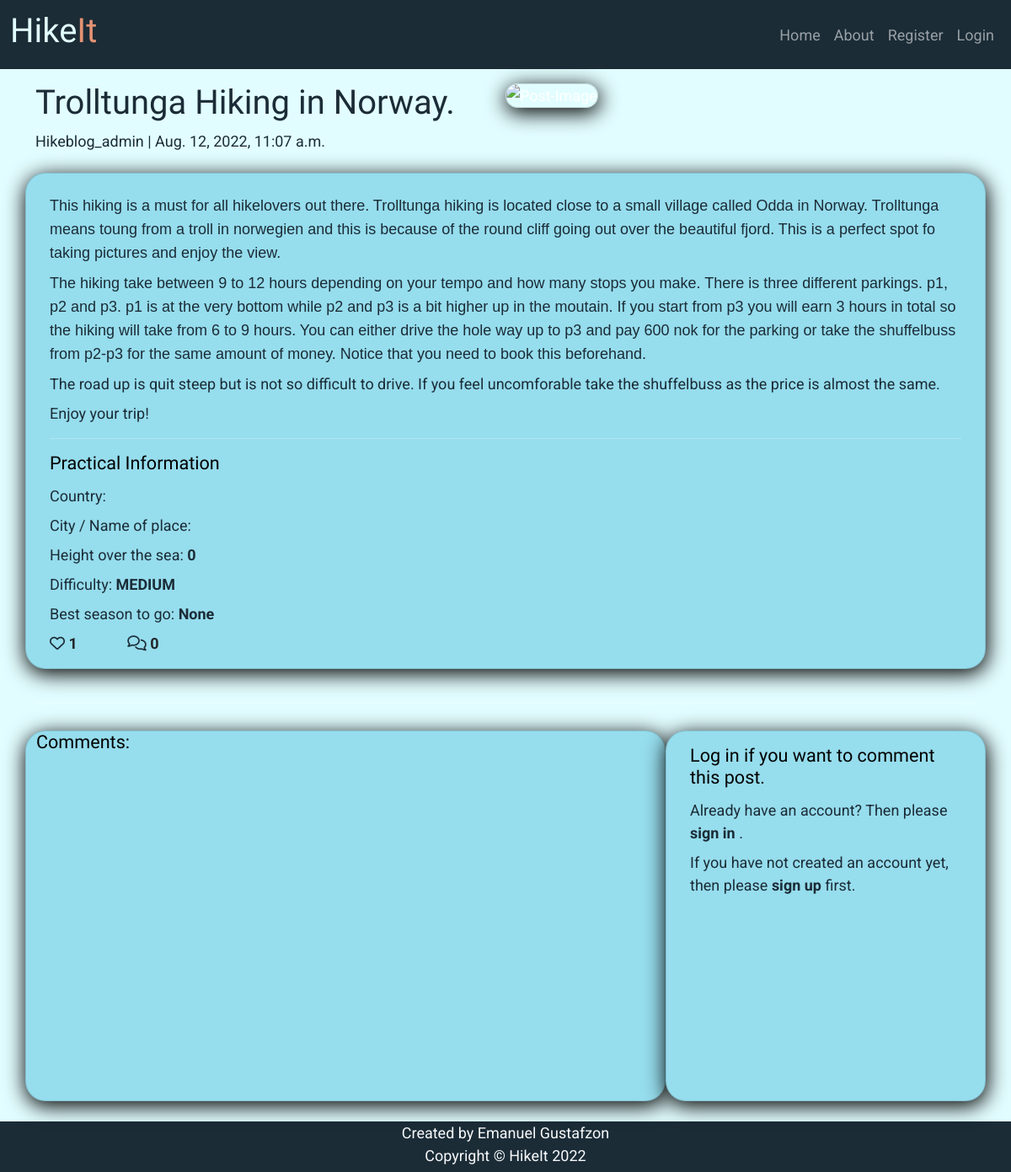
Page /trolltunga-hiking-in-norway/ on the committed database.
### blog/models.py (models this page shows, shortened)
class Post(models.Model):
    title = models.CharField(max_length=200, unique=True)
    slug = models.SlugField(max_length=200, unique=True)
    author = models.ForeignKey(
        User, on_delete=models.CASCADE, related_name='blog_posts')
    featured_image = CloudinaryField('image', default='placeholder')
    content = models.TextField()
    country = models.CharField(max_length=50, blank=True)
    city_name_of_place = models.CharField(max_length=50, blank=True)
    height_over_sea = models.IntegerField(blank=True, default=0)
    DIFFICULTY_CHOICES = [
        ('hard', 'hard'),
        ('medium', 'medium'),
        ('easy', 'easy'),
        ]
    difficulty_level = models.CharField(
        max_length=20,
        choices=DIFFICULTY_CHOICES,
        blank=True,
        null=True
    )
    SEASON_CHOICES = [
        ('January - Mars', 'January - Mars'),
        ('April - June', 'April - June'),
        ('July - September', 'July - September'),
        ('October - December', 'October - December'),
        ]
    best_season = models.CharField(
        max_length=20,
        choices=SEASON_CHOICES,
        null=True,
        blank=True
    )
    updated_on = models.DateTimeField(auto_now=True)
    created_on = models.DateTimeField(auto_now_add=True)
    status = models.IntegerField(choices=STATUS, default=0)
    likes = models.ManyToManyField(
        User, related_name='blogpost_like', blank=True)
    class Meta:
        ordering = ['-created_on']
    def number_of_likes(self):
        return self.likes.count()

### blog/views.py (the view, shortened to what this page needs)
# urls.py: path('<slug:slug>/', views.PostDetail.as_view(), name='post_detail'),
class PostDetail(View):
    def get(self, request, slug, *args, **kwargs):
        queryset = Post.objects.filter(status=1)
        post = get_object_or_404(queryset, slug=slug)
        comments = post.comments.filter(approved=True).order_by("-created_on")
        liked = False
        if post.likes.filter(id=self.request.user.id).exists():
            liked = True
        return render(
            request,
            "post_detail.html",
            {
                "post": post,
                "comments": comments,
                "commented": False,
                "liked": liked,
                "comment_form": CommentForm(),
            },
        )

### templates/post_detail.html (shortened to what this page needs)
{% extends 'base.html' %}
{% block content %}
{% load crispy_forms_tags %}
<div class="masthead">
    <div class="container">
        <div class="row g-0 mt-3 top ">
            <div class="col-md-6 col-lg-6 masthead-text d-flex flex-column justify-content-center ">
                <h1 class="post-title">{{ post.title }}</h1>
                <p class="post-subtitle">{{ post.author }} | {{ post.created_on }}</p>
            </div>
            <div class=" col-md-6 col-lg-6 masthead-image">
                <img class="post-detail-image img-fluid max-width:100%;" src=" {{ post.featured_image.url }}" alt="Post-Image">
            </div>
        </div>
    </div>
</div>
<div class="container">
    <div class="row">
        <div class="col card mb-4  mt-3 left  top">
            <div class="card-post-detail">
                <p class="card-text ">
                    {{ post.content | safe }}
                </p>
                <hr>
                <h3>Practical Information</h3>
                    <p>Country: <strong>{{ post.country | safe }}</strong></p>
                    <p>City / Name of place: <strong>{{ post.city_name_of_place | safe }}</strong></p>
                    <p>Height over the sea: <strong>{{ post.height_over_sea | safe }}</strong></p>
                    <p>Difficulty: <strong>{{ post.difficulty_level | safe }}</strong></p>
                    <p>Best season to go: <strong>{{ post.best_season | safe }}</strong></p>
                <div class="row">
                    <div class="col-2 col-lg-1">
                        <strong>
                            {% if user.is_authenticated %}
                            <form class="d-inline" action="{% url 'post_like' post.slug %}" method="POST">
                                {% csrf_token %}
                                {% if liked %}
                                <button type="submit" name="blogpost_id" value="{{post.slug}}" class="btn-like"><i class="fas fa-heart"></i></i></button>
                                {% else %}
                                <button type="submit" name="blogpost_id" value="{{post.slug}}" class="btn-like"><i class="far fa-heart"></i></button>
                                {% endif %}
                            </form>
                            {% else %}
                            <span class="text-secondary"><i class="far fa-heart"></i></span>
                            {% endif %}
                        <span class="text-dark">{{ post.number_of_likes }} </span>
                        </strong>
                    </div>
                    <div class="col-1">
                        {% with comments.count as total_comments %}
                        <strong class="text-dark"><i class="far fa-comments"></i>
                            {{ total_comments }}</strong>
                        {% endwith %}
                    </div>
                </div>
            </div>
        </div>
    </div>
    <div class="row">
        <div class="col">
            <hr>
        </div>
    </div>
    <div class="row">
        <div class="col-md-8 card mb-4  mt-3 ">
            <h3>Comments:</h3>
            <div class="card-post-detail">
            </div>
        </div>
        <div class="col-md-4 card mb-4 mt-3 ">
            <div class="card-post-detail">
                {% if commented %}
                <div class="alert alert-success {{ message.tags }} alert-dismissible fade show" id="msg" role="alert">
                    Your comment is awaiting approval
                    <button type="button" class="btn-close" data-bs-dismiss="alert" aria-label="Close"></button>
                </div>
                <h3>Leave a comment:</h3>
                <p>Posting as: {{ user.username }}</p>
                <form method="post">
                    {{ comment_form | crispy }}
                    {% csrf_token %}
                    <button type="submit" class="button">Submit</button>
                </form>
                {% else %}
                {% if user.is_authenticated %}
                <h3>Leave a comment:</h3>
                <p>Posting as: {{ user.username }}</p>
                <form method="post">
                    {{ comment_form | crispy }}
                    {% csrf_token %}
                    <button type="submit" class="button">Submit</button>
                </form>
                {% else %}
                <h3>Log in if you want to comment this post.</h3>
                <p>Already have an account? Then please <a href="https://myhikeblog.herokuapp.com/accounts/login/"> <strong>sign in</strong> </a>.</p>
                <p>If you have not created an account yet, then please <a href="https://myhikeblog.herokuapp.com/accounts/signup/"> <strong> sign up </strong></a> first.</p>
                {% endif %}
                {% endif %}
            </div>
        </div>
    </div>
</div>
{%endblock%}

### static/css/style.css (style rules this page uses)
body { font-family: "Roboto", sans-serif; font-size: 18px; background-color: #E2FDFF; color: white; min-height: 100vh; }
.card { position: relative; display: flex; flex-direction: column; word-wrap: break-word; background-color: #96DDED; box-shadow: 1px 5px 25px 1px black; background-clip: border-box; border: 1px solid rgba(0,0,0,.125); border-radius: 1.5rem; height:auto; }
.card-post-detail { min-height: 400px; flex: 1 1 auto; padding: 1rem 1rem; }
span { color: #1B2C37; }
a { color: #1B2C37; text-decoration: none; }
h1 { color: #1B2C37; font-family:'kalam'; }
h2, h3, h4 { font-size: 120%; color: black; font-family:'kalam'; margin-bottom: 0.75rem; }
p { color: #1B2C37; margin-bottom: 0.5rem; }
i { color: #1B2C37; }
.post-detail-image { border-radius: 20px; box-shadow: 1px 5px 25px 1px black; border: 1px solid rgba(0,0,0,.125); }

### rows in the picture
Post: title "Trolltunga Hiking in Norway.", author "Hikeblog_admin", created_on "Aug. 12, 2022, 11:07 a.m.", content "This hiking is a must for all hikelovers out there. Trolltunga hiking is located close to a small village called Odda in Norway. Trolltunga means toung from a troll in norwegien and this is because of the round cliff going out over the beautiful fjord. This is a perfect spot fo taking pictures and enjoy the view. The hiking take between 9 to 12 hours depending on your tempo and how many stops you make. There is three different parkings. p1, p2 and p3. p1 is at the very bottom while p2 and p3 is a bit higher up in the moutain. If you start from p3 you will earn 3 hours in total so the hiking will take from 6 to 9 hours. You can either drive the hole way up to p3 and pay 600 nok for the…", height_over_sea "0", difficulty_level "MEDIUM", best_season "None", number_of_likes "1"

### other values in the picture
{{ total_comments }} "0"
